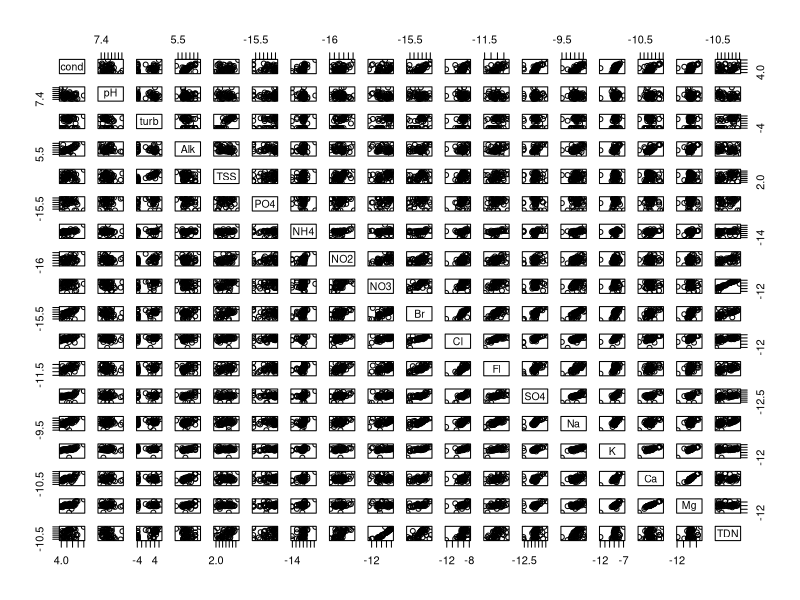
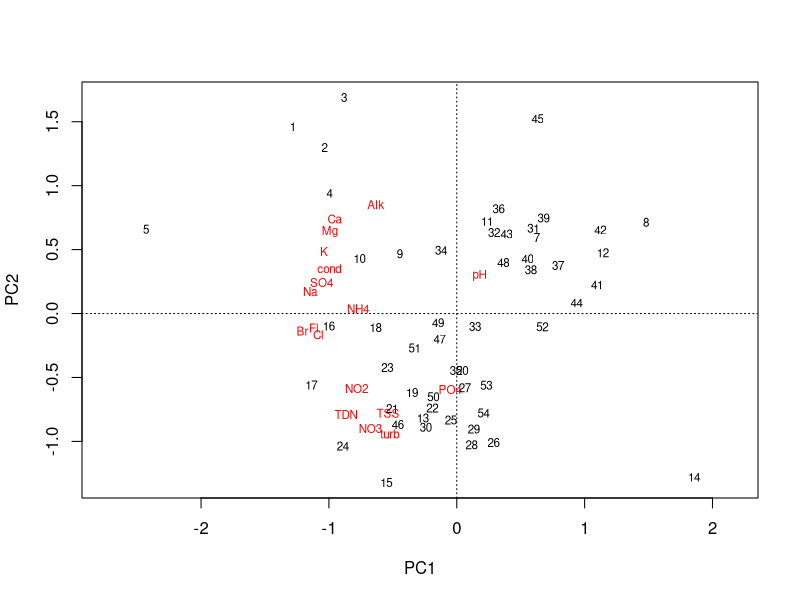
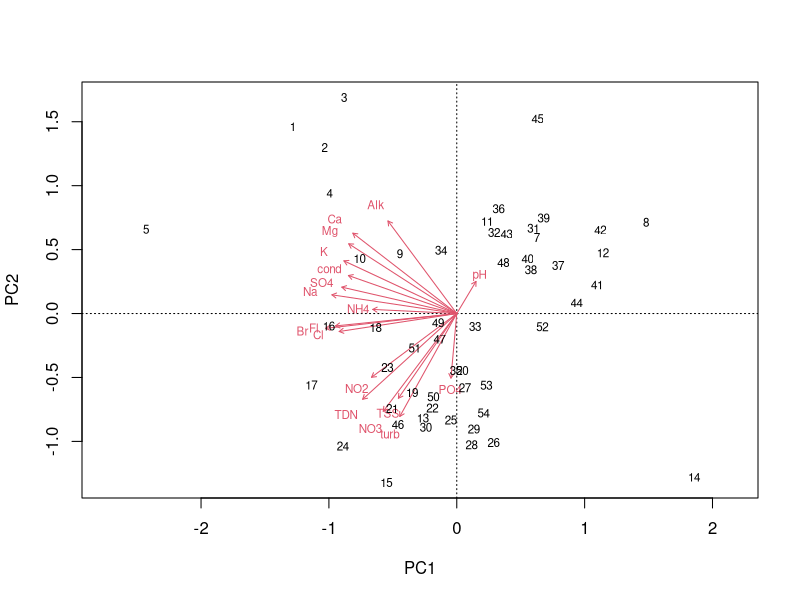
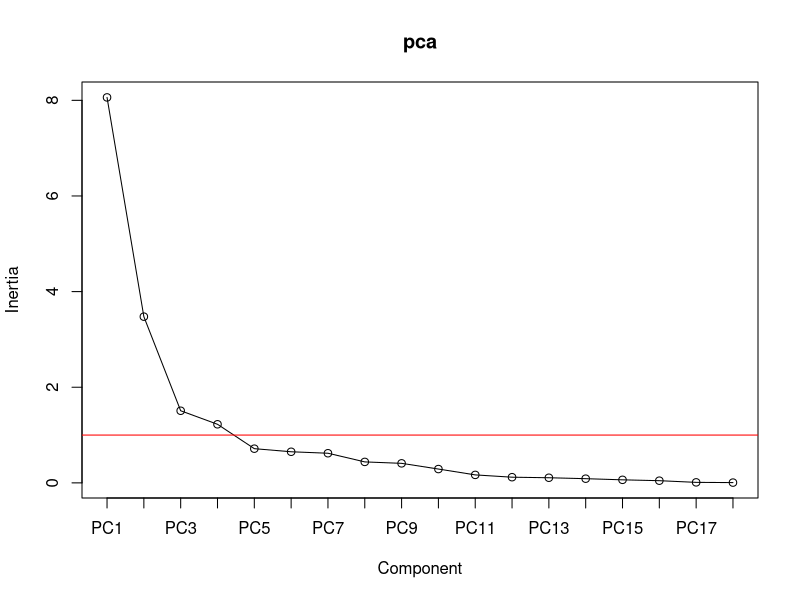
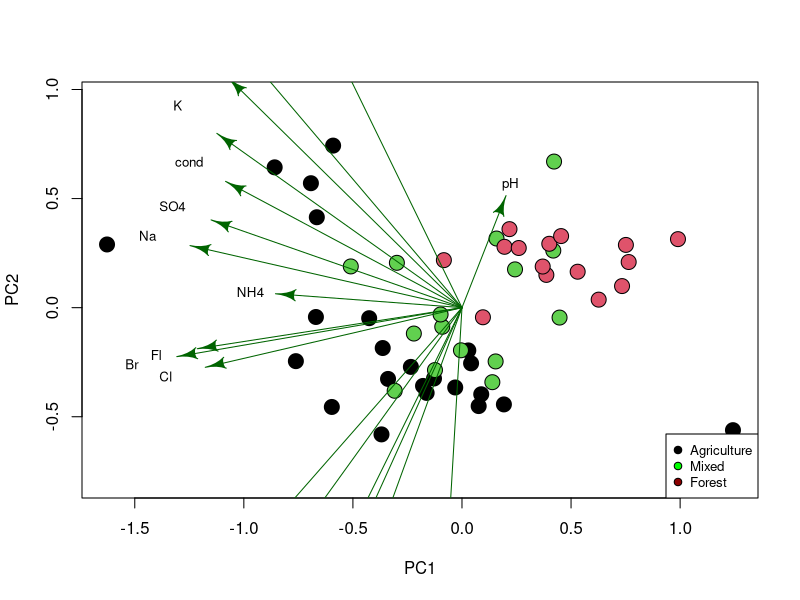
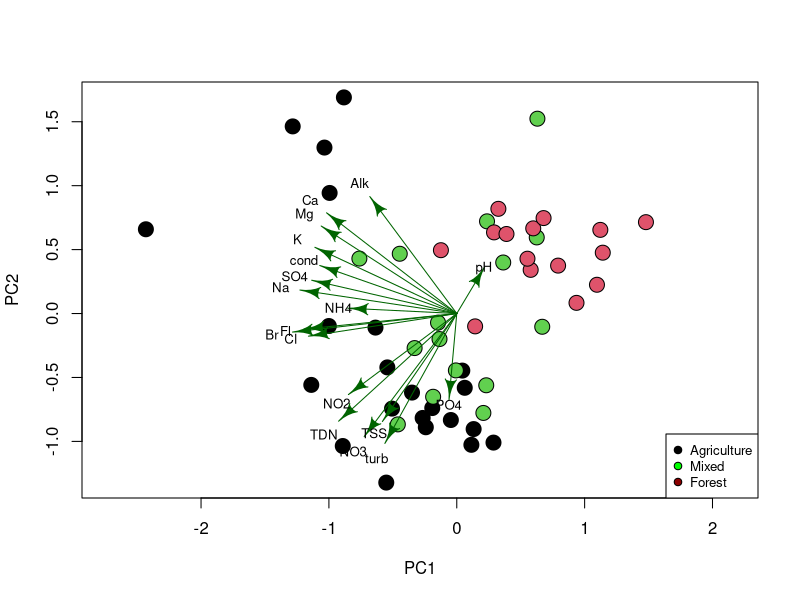
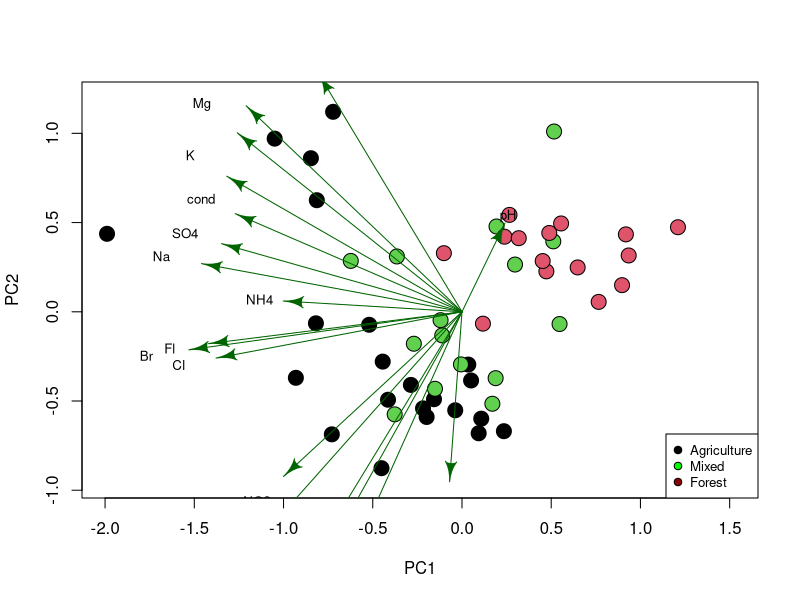
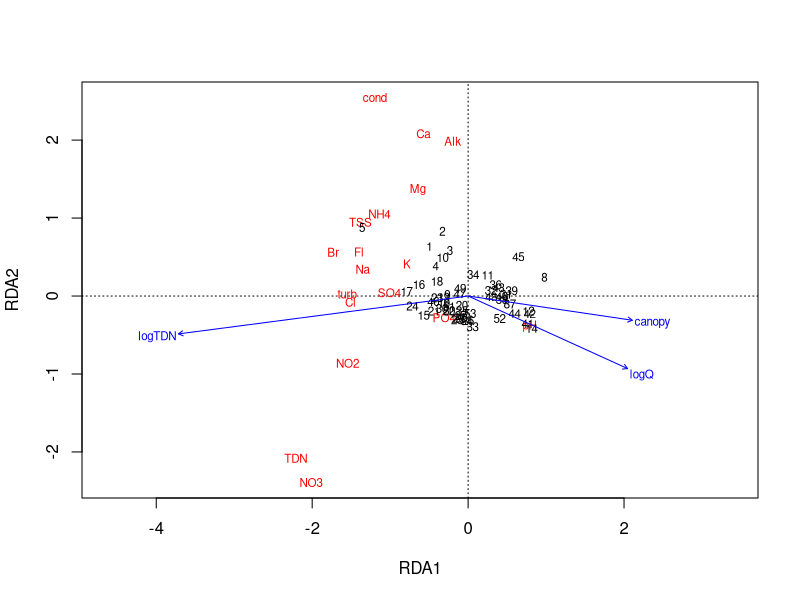

R code for these plots, in order:
## ---- chunk 1
knitr::opts_chunk$set(fig.width=5, fig.height=5, fig.align="center", collapse = TRUE, comment = "##", dev="png")
library(RColorBrewer)
cols = brewer.pal(8, "Set1")

## to use tables
library(knitr)
library(kableExtra)
## ---- chunk 2
library(vegan)
library(shape) # plots nice arrows
setwd("Z:/COURSES/datenanalyse/vu_datenanalyse/unit_3") #set working directory
mara.raw<-read.table(file="data/MaraRiver.txt",header=TRUE) # water chemistry in 54 streams, 3 types of land use
dim(mara.raw)

head(mara.raw)
mara<-mara.raw[,c(4,9:26)] #only select columns of interest

which(is.na(mara), arr.ind=TRUE) #find rows with NAs
mara<-mara[-6,] #delete row with NAs

landuse<-mara$landuse
wc<-mara[,-1]

#apply(wc, 2, hist) #check normal distribution
wc[,-2]<-log(wc[,-2]) #log-transform concentration data (not pH)
#apply(wc, 2, hist) #check normal distribution again

plot(wc) # check potential for PCA by correlation plot



#scaling/standardizing (= subtract mean and divide by standard deviation) is necessary to account for different units
apply (wc, 2, var)
stand.wc <- scale(wc)
stand.wc.var <- apply (stand.wc, 2, var)
stand.wc.var

# PCA using the rda function from the vegan package
pca<-rda(X=wc,scale=TRUE)
pca<-rda(stand.wc,scale=FALSE)   # equivalent to line above

plot(pca)
biplot(pca)

scores<-scores(pca, choices=c(1:18), display="sites", scaling=1)
loadings<-scores(pca, choices=c(1:18), display="species", scaling=1) #species in our case are environmental variables

#quick sorting reveals which variables have the highest absolute correlation to the first and second axis: 
sort (abs (loadings[,1]), decreasing = TRUE)
sort (abs (loadings[,2]), decreasing = TRUE)

eigenvals(pca)

# how many axes should be kept?
#there is not the one well-accepted method
#1. visual examination
#looking for a point at which the proportion of variance explained by each subsequent principal component drops off (elbow of scree plot)
screeplot(pca, npcs=length(eigenvals(pca)), type="lines") # plots eigenvalues vs. principal components (PCs) #
#2 Kaiser-Guttman criterion
# retain PCs with eigenvalues>1, PCs with eigenvalues<1 contain less information than one original variable
abline(h=1,col="red")
# eigenvalue of PC5<1
#3. variance explained method: set an "arbitrary" threshold of explained variance (e.g. 70%, 80%, 90%) and choose as many PCs till threshold is reached.
summary(pca)
# -> the first 3-4 PCs seem useful, and just PC1 and PC2 alone are already explaining a lot of overall variance


#Different scaling produces different plots
#Either species/environmental variables (2) or site (1) scores are scaled by eigenvalues, and the other set of scores is left unscaled, or with 3 both are scaled symmetrically by square root of eigenvalues.
# for a DISTANCE BIPLOT (focus is on sites, "scaling 1")
# in this plot:
# 1) distances among sites are approximating true Euclidean distances in multivariate space
# 2) angles between arrows do not reflect correlations among variables
# 3) projecting site on descriptor at right angle gives its appr. descriptor value
# each principal component has variance given by eigenvalue, loadings remain unscaled
str(landuse)
landuse<-as.factor(landuse)

plot(scores[,1:2],asp=1,pch=21, cex=2, bg=landuse) # note asp=1
arrows<-loadings[,1:2]*0.7 # with extension/reduction factor
Arrows(x0=0,y0=0,x1=arrows[,1],y1=arrows[,2],col="darkgreen")
text(x=arrows[,1]*1.2,y=arrows[,2]*1.2,labels=names(wc),cex=0.8)
#text(scores[,1:2], rownames(wc), pos=2)
legend("bottomright", legend=c("Agriculture", "Mixed", "Forest"), pch=21, pt.cex=1, pt.bg=c("black","green","darkred"), cex=0.8)

#biplot(pca,scaling=1)

# for a CORRELATION BIPLOT (focus is on variables, "scaling 2")
# in this plot
# 1) distances among sites are not approximating true Euclidean distances in multivariate space
# 2) angles between arrows reflect correlations among variables (NOT proximity of arrow heads)
# 3) projecting site on descriptor at right angle gives its appr. descriptor value
# each principal component is weighted by 1/sqrt(eigenvalue), so it has variance 1
scores<-scores(pca, choices=c(1:18), display="sites", scaling=2)
loadings<-scores(pca, choices=c(1:18), display="species", scaling=2) #species in our case are environmental variables

plot(scores[,1:2],asp=1,pch=21, cex=2, bg=landuse) # note asp=1
arrows<-loadings[,1:2] 
Arrows(x0=0,y0=0,x1=arrows[,1],y1=arrows[,2],col="darkgreen")
text(x=arrows[,1]*1.2,y=arrows[,2]*1.2,labels=names(wc),cex=0.8)
#text(scores[,1:2], rownames(wc), pos=2)
legend("bottomright", legend=c("Agriculture", "Mixed", "Forest"), pch=21, pt.cex=1, pt.bg=c("black","green","darkred"), cex=0.8)

#biplot(pca,scaling=2)#distances among objects are not approximations of Euclidean distances; angles between descriptor (species) vectors reflect their correlations.
# Descriptors at 180 degrees of each other are negatively correlated;
# Descriptors at 90 degrees of each other have zero correlation;
# Descriptors at 0 degrees of each other are positively correlated.



#Scaling 3 is a compromise
scores<-scores(pca, choices=c(1:18), display="sites", scaling=3)
loadings<-scores(pca, choices=c(1:18), display="species", scaling=3) #species in our case are environmental variables

plot(scores[,1:2],asp=1,pch=21, cex=2, bg=landuse) # note asp=1
arrows<-loadings[,1:2] 
Arrows(x0=0,y0=0,x1=arrows[,1],y1=arrows[,2],col="darkgreen")
text(x=arrows[,1]*1.2,y=arrows[,2]*1.2,labels=names(wc),cex=0.8)
#text(scores[,1:2], rownames(wc), pos=2)
legend("bottomright", legend=c("Agriculture", "Mixed", "Forest"), pch=21, pt.cex=1, pt.bg=c("black","green","darkred"), cex=0.8)

#biplot(pca,scaling=3)


# Alternatively:
# #Run PCA with R basic
# pca<-prcomp(scale(wc),center=F,scale.=F) #scaling (= subtract mean and divide by standard deviation) is necessary to account for different units
# pca<-prcomp(wc,center=T,scale.=T)   # equivalent to line above
# 
# summary(pca)
# str(pca)
# 
# pca$sdev # stdevs of PCs (squares are eigenvalues)
# eigenvals(pca)==pca$sdev^2 #eigenvalues correspond to the variance (=sd^2) of their respective principal component (PC)
# sum(eigenvals(pca)) #total variance of the dataset
# 
# head(scores<-pca$x) # site scores on all PCs
# #head(scale(wc) %*% pca$rotation) # to manually compute scores from variables and loadings
# 
# head(loadings<-pca$rotation) # the variable loadings
# 
# 
# # for a DISTANCE BIPLOT (focus is on sites, "scaling 1")
# # in this plot:
# # 1) distances among sites are approximating true Euclidean distances in multivariate space
# # 2) angles between arrows do not reflect correlations among variables
# # 3) projecting site on descriptor at right angle gives its appr. descriptor value
# # each principal component has variance given by eigenvalue, loadings remain unscaled
# str(landuse)
# landuse<-as.factor(landuse)
# 
# layout(matrix(1:2, nrow=1))
# plot(scores[,1:2],asp=1,pch=21, cex=2, bg=landuse) # note asp=1
# arrows<-loadings*15 # with extension factor
# Arrows(x0=0,y0=0,x1=arrows[,1],y1=arrows[,2],col="darkgreen")
# text(x=arrows[,1]*1.2,y=arrows[,2]*1.2,labels=names(wc),cex=0.8)
# #text(scores[,1:2], rownames(wc), pos=2)
# legend("bottomright", legend=c("Agriculture", "Mixed", "Forest"), pch=21, pt.cex=1, pt.bg=c("black","green","darkred"), cex=0.8)
# 
# biplot(pca,scale=0)
# 
# # for a CORRELATION BIPLOT (focus is on variables, "scaling 2")
# # in this plot
# # 1) distances among sites are not approximating true Euclidean distances in multivariate space
# # 2) angles between arrows reflect correlations among variables (NOT proximity of arrow heads)
# # 3) projecting site on descriptor at right angle gives its appr. descriptor value
# # each principal component is weighted by 1/sqrt(eigenvalue), so it has variance 1
# var(scores[,1]/pca$sdev[1]) # just demo
# plot(scores[,1]/pca$sdev[1],scores[,2]/pca$sdev[2],pch=21,bg=landuse,asp=1)
# # loadings are weighted by sqrt(eigenvalues)
# arrows<-loadings*matrix(pca$sdev,nrow=nrow(loadings),ncol=ncol(loadings),byrow=TRUE)
# arrows<-arrows*2 # choose extension factor
# Arrows(x0=0,y0=0,x1=arrows[,1],y1=arrows[,2],col="purple")
# # as alternative just compute correlation of scores with original data ("structure coefficients")
# (structure<-cor(wc,scores))
# structure<-2*structure
# Arrows(x0=0,y0=0,x1=structure[,1],y1=structure[,2],col="red")
# text(x=arrows[,1]*1.3,y=arrows[,2]*1.2,labels=names(wc),cex=0.7)
# 
# biplot(pca,scale=1)


##############################
# some follow-up suggestions #
# test PCA-axes for effect of landuse or stream size (as log(Q)) using ANOVA or ANCOVA
# correlate PCA-axes with other potential "controlling" variables (e.g. canopy cover) to give "meta-dimensions" more meaning
# useful function envfit() to relate additional variables to the ordination space

# The function envfit calculates multiple regression of environmental variable with ordination axes (environmental variable is used as dependent and selected ordination axes as explanatory variables). Significance is tested by permutation test. Vectors (for continual variables) and centroids (for categorical variables) can be projected onto ordination diagram using plot function. 
## ---- chunk 3
zwc<-scale(wc) # must at least be centered even if dimensionally homogeneous!
xmat<-data.frame(logQ=log(mara.raw$Q),logTDN=log(mara.raw$TDN),canopy=mara.raw$canopy)[-6,]
xmat<-data.frame(scale(xmat))

rda<-rda(zwc~logQ+logTDN+canopy,data=xmat) # take care: confusing X and Y argument names

# actual RDA output check
summary(rda)


#Break it down:
# Constrained Proportion: variance of Y explained by X (36%)
sum(eigenvals(rda)[1:3])/sum(eigenvals(rda))
# Unconstrained Proportion: unexplained variance in Y (64%)

# How would you report these results? You could say: “The included predictors explain 36% of the variation in water chemistry across sites.”
# 
# Summary also contains:
# Eigenvalues, and their contribution to the variance
# Scores for species, sites, and the explanatory variables, which are the coordinates of each of these objects in the RDA space. The default scaling is of type 2.
# 
# 

RsquareAdj(rda) # Adjusted R2 measures the strength of the relationship between Y and X (fractional amount of variation of the response data matrix explained by constraints), and applies a correction of the R2 to take into account the number of explanatory variables. This is the statistic that should be reported.

# hypothesis tests #
# testing the first axis (global test)
anova(rda)
anova(rda,first=TRUE)

# testing all axes sequentially 
anova(rda,by="axis",model="direct",perm.max=9999,step=1000)

# testing the individual terms=constraints
anova(rda,by="terms",model="direct",perm.max=9999,step=1000)  # tests terms sequentially, order matters!
anova(rda,by="margin",model="direct",perm.max=9999,step=1000) # tests each term in full model (like drop1() function)

###################
# making triplots #

# again various types of scaling for the plotting step:
# scaling 1 "distance triplot"
# shows similarities between objects/sites in the response matrix because distances among sites reflect their Euclidean distances
# only angles between constraints and responses reflect their correlations (not angles among responses)
# possible conclusions from a "distance triplot":
# Sites that are closer together have more similar communities/water chemistry/DOM composition.
# Species that are closer together occupy more sites in common.

# scaling 2 "correlation triplot"
# shows the effects of constraints/explanatory variables, because all angles between constraints and responses reflect their correlations 
# distances among sites do not reflect their Euclidean distances
# possible conclusions from a "correlation triplot"
# Longer arrows mean this variable strongly drives the variation in the community matrix/water chemistry/DOM composition.
# Arrows pointing in opposite directions have a negative relationship.
# Arrows pointing in the same direction have a positive relationship.

# in both scaling types sites can be projected on constraints and on responses
# factor constraints are shown as centroids instead of arrows, projecting works identical 

# scaling 3 is compromise

# build an RDA scaling type 1 triplot
plot(rda,scaling=1)

(sites<-scores(rda,choices=c(1,2),display="sites",scaling=1)) 

#(lcs<-scores(rda,choices=c(1,2),display="lc",scaling=1)) # fitted/constrained site scores

(species<-scores(rda,choices=c(1,2),display="species",scaling=1)*0.5)

(constraints<-scores(rda,choices=c(1,2),display="bp",scaling=1)*2)

perc <- round(100*(summary(rda)$cont$importance[2, 1:2]), 2) #check str(rda) to find such information

plot(sites,asp=1,pch=21,bg=landuse,ylim=c(-1.5,1.5),
     xlab = paste0("RDA1 (", perc[1], "%)"), 
     ylab = paste0("RDA2 (", perc[2], "%)"))
     
Arrows(x0=0,y0=0,x1=constraints[,1],y1=constraints[,2],lwd=1.5,col="blue")
text(constraints[,1:2]*1.1,label=rownames(constraints),pos=4,cex=0.8,col="blue")

Arrows(x0=0,y0=0,x1=species[,1],y1=species[,2],lwd=1,arr.length=0)
text(species[,1:2]*1.1,label=rownames(species),pos=4,cex=0.6)
## ---- chunk 4
data(varespec) # a R dataset on vegetation
data(varechem) # soil chemistry
head(varespec) #lichen species
head(varechem)
apply(varespec,1,sum) # approximate 100 (total cover), "absolute" abundance data

plot(varechem[,4], varespec[,1])

# correspondence analysis #
# run a CA just based on the species data (unconstrained!)
vare.ca<-cca(X=varespec) # function also used for CCA, but here only one matrix X is supplied

summary(vare.ca,scaling=1)

# As in PCA, the Kaiser-Guttman criterion can be applied to determine the significant axes of a CA.
# Identify the significant axes
ev <- vare.ca$CA$eig
ev[ev > mean(ev)]
n = length(ev)
barplot(ev, main = "Eigenvalues", col = "grey", las = 2)
abline(h = mean(ev), col = "red")
legend("topright", "Average eigenvalue", lwd = 1, col = 2, bty = "n")

# summary(vare.ca,scaling=2)
# again two different types of scaling are possible for biplots

# scaling 1 (distances among sites matter)
# distances among sites approximate their chi^2 distance (=weighted Euclidean distances)
# close sites have similar species abundances
# a site, which is near a specific species, has a high contribution/abundance of that species 

# scaling 2 (relationships among species matter)
# distances among species approximate their chi^2 distance
# close species have similar abundances across sites
# a species, which is near a specific site, is more likely to be found at that site
#layout(matrix(1:2, nrow=1))
plot(vare.ca,scaling=1)
plot(vare.ca,scaling=2)
plot(vare.ca,scaling=3) # a compromise
# for any scaling take care when interpreting species close to origin:
# these are "everywhere" or have optimum right at the origin (i.e., optimum with regard to both axis shown)

# for more controlled plotting
species.scores<-scores(vare.ca,display="species",scaling=2)
site.scores<-scores(vare.ca,display="sites",scaling=2)

plot(site.scores,col="black",pch=21,xlim=c(-2,2),ylim=c(-2,2))
text(species.scores,col="red",label=names(varespec),cex=0.7)
# Species symbols represent their respective optima with regard to the sites, expected abundance of the species decreases with distance from the symbols in all directions (assumption of unimodal distribution). There are no arrows in such a plot because species may have a non-monotonic behaviour across the ordination space!

# post-hoc fitting of an environmental variable
names(varechem)
(ef<-envfit(vare.ca,varechem[,12:13],permutations=1999))
plot(ef)
## ---- chunk 5
# canonical correspondence analysis #
vare.cca<-cca(Y=varespec,X=varechem) 
vare.cca<-cca(varespec~.,varechem) # hypothesis tests need formula interface (don´t ask)

summary(vare.cca,scaling=1)
summary(vare.cca,scaling=2)
# again different types of scaling are possible for triplots

# hypothesis tests #
# testing the first axis (global test)
anova(vare.cca)
anova(vare.cca,first=TRUE)

# testing all axes sequentially (preceding axes are taken as constraints)
anova(vare.cca,by="axis",model="direct",perm.max=9999,step=1000)

# testing the individual terms=constraints
anova(vare.cca,by="terms",model="direct",perm.max=9999,step=1000)  # tests terms sequentially, order matters!
anova(vare.cca,by="margin",model="direct",perm.max=9999,step=1000) # tests each term in full model (like drop1() function)

# quite a lot of variables in the constraining matrix, maybe selection would be adequate
# --> function ordistep()

###################
# making triplots #

# again various types of scaling for the plotting step:
# scaling 1 "distance triplot"
# sites can be projected on constraints
# sites close to centroid of factor constraint are more likely to possess the specific state (factor level)
# distances among sites reflect their Chi^2 distances

# scaling 2 "correlation triplot"
# species can be projected on constraints (to give their optimum)
# species close to centroid of factor constraint are more likely to be found in the respective sites
# distances among sites do not reflect their Chi^2 distances

# scaling 3 is compromise

plot(vare.cca,scaling=1,display=c("species","sites"))
plot(vare.cca,scaling=1,display=c("species","sites","bp"))
plot(vare.cca,scaling=2)
plot(vare.cca,scaling=3) # a compromise
# for any scaling take care when interpreting species close to origin:
# these are "everywhere" or have optimum right at the origin (i.e., optimum with regard to both axis shown)

# for more controlled plotting compute scores individually
(species<-scores(vare.cca,display="species",scaling=2))

(lcs<-scores(vare.cca,display="lc",scaling=2)) # fitted site scores

(sites<-scores(vare.cca,display="sites",scaling=2)) # unfitted site scores

(constraints<-scores(vare.cca,choices=c(1,2),display="bp",scaling=2))

plot(sites,col="black",pch=21,xlim=c(-2,2),ylim=c(-2,2))
#text(species,col="red",label=names(varespec),cex=0.7)
text(lcs,col="red",label=names(varespec),cex=0.7)
Arrows(x0=0,y0=0,x1=constraints[,1],y1=constraints[,2],lwd=1.5,col="blue")
text(constraints[,1:2]*1.1,label=rownames(constraints),pos=4,cex=0.8,col="blue")
